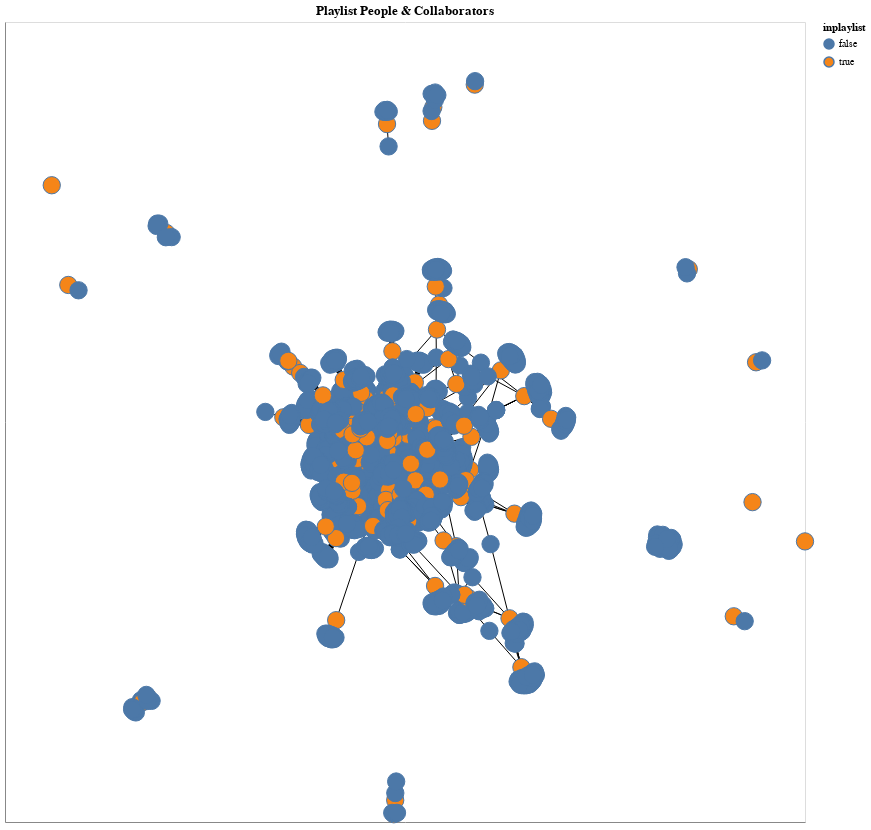

Write notebook code for a chart like this one.
### Code cell
#nx.draw_kamada_kawai(g)
position = nx.spring_layout(g)
color_map = []

nxa.draw_networkx_edges(g,pos=position)+nxa.draw_networkx_nodes(g,pos=position,node_color='inplaylist').properties(
    width=800,
    height=800,
    title='Playlist People & Collaborators'
)

### Figure 1 — Vega-Lite specification as saved in the notebook (floating-point values rounded to 4 significant figures; data arrays with more than 128 entries replaced by an {"elided": "..."} marker saying what was removed)
{"config": {"view": {"continuousWidth": 300, "continuousHeight": 300}}, "layer": [{"data": {"name": "data-79e55fa3e601ab2aadc7e768083803da"}, "mark": {"type": "line", "color": "black", "opacity": 1.0, "strokeWidth": 1}, "encoding": {"detail": {"field": "edge", "type": "quantitative"}, "x": {"axis": {"grid": false, "labels": false, "ticks": false, "title": ""}, "field": "x", "type": "quantitative"}, "y": {"axis": {"grid": false, "labels": false, "ticks": false, "title": ""}, "field": "y", "type": "quantitative"}}}, {"data": {"name": "data-db5ee264f520ffe62c828c4aa3dcba80"}, "mark": {"type": "point", "opacity": 1, "size": 300, "strokeWidth": 1.0}, "encoding": {"fill": {"field": "inplaylist", "type": "nominal"}, "x": {"axis": {"grid": false, "labels": false, "ticks": false}, "field": "x", "type": "quantitative"}, "y": {"axis": {"grid": false, "labels": false, "ticks": false}, "field": "y", "type": "quantitative"}}, "title": "Playlist People & Collaborators"}], "height": 800, "width": 800, "$schema": "https://vega.github.io/schema/vega-lite/v5.8.0.json", "datasets": {"data-79e55fa3e601ab2aadc7e768083803da": {"elided": "5000 records"}, "data-db5ee264f520ffe62c828c4aa3dcba80": {"elided": "2080 records"}}}
